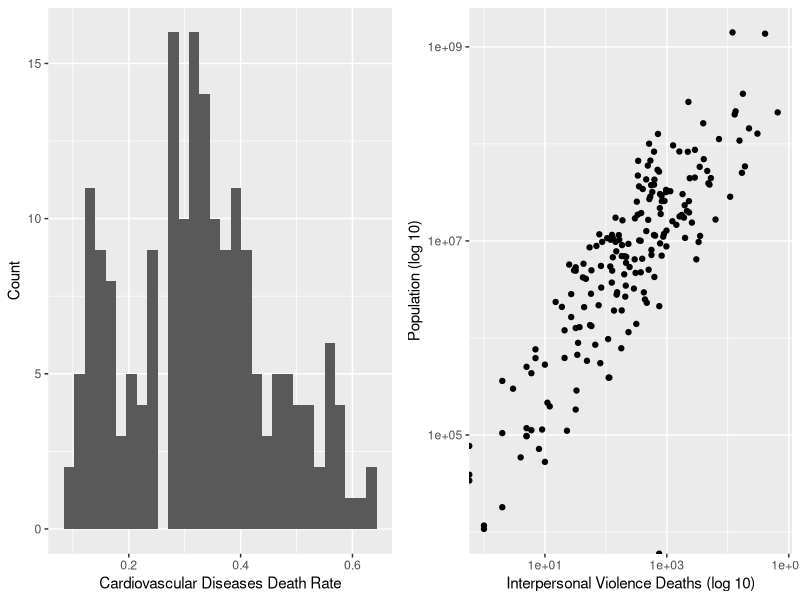
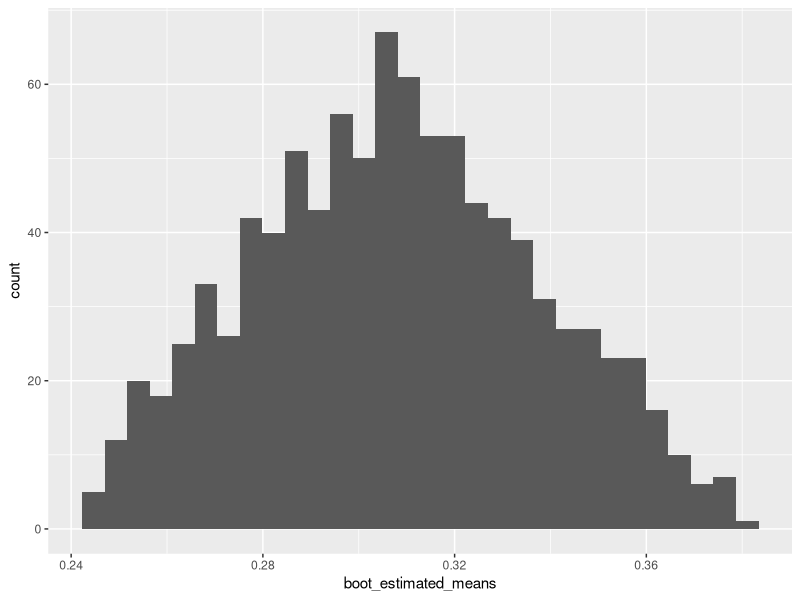
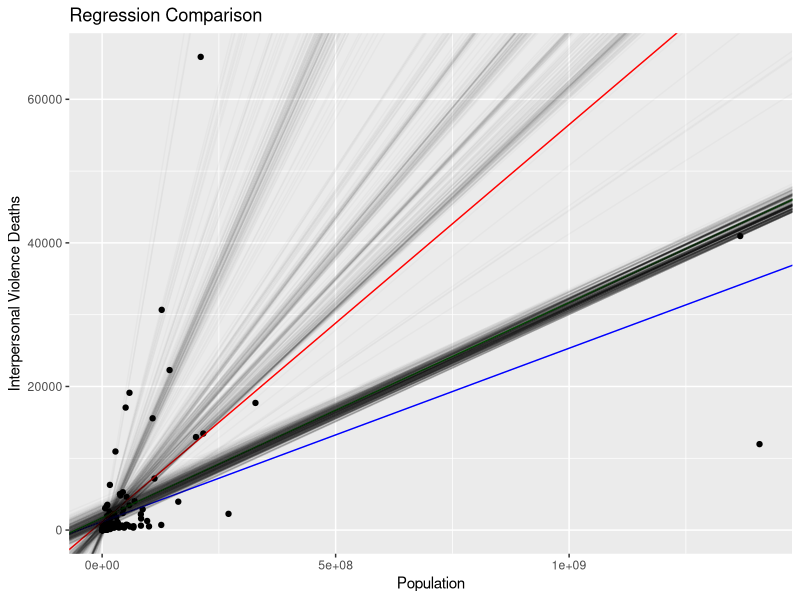

These charts were generated, in order, by the following R code:
## ---- chunk 1
knitr::opts_chunk$set(echo = TRUE, warning=FALSE, message=FALSE)
library(tidyverse)
library(knitr)
library(gridExtra)
bootstrapping_data_cleaned = read.csv('bootstrapping_data_cleaned.csv', 
                                      stringsAsFactors = TRUE)
# Create the total number of reported deaths column
bootstrapping_data_cleaned$Number_Of_Deaths <- 
  rowSums(bootstrapping_data_cleaned[,(5:35)])

# Filter down the data to just include 2019 and just the columns needed
boot_data = 
  bootstrapping_data_cleaned[bootstrapping_data_cleaned$Year == '2019', 
                             c('Entity', 'Population', 'Number_Of_Deaths',
                               'Deaths_CardiovascularDiseases',
                               'Deaths_InterpersonalViolence')]

# Create the cardiovascular diseases rate column
boot_data$Deaths_CardiovascularDiseasesRate <- 
  boot_data$Deaths_CardiovascularDiseases / boot_data$Number_Of_Deaths
## ---- chunk 2
# Find cardiovascular disease death rate statistics
boot_means <- boot_data %>% summarize(mean_cardiovasculardiseasesrate = 
                                        mean(Deaths_CardiovascularDiseasesRate),
                                      sd_cardiovasculardiseasesrate = 
                                        sd(Deaths_CardiovascularDiseasesRate))
## ---- chunk 3
# Create a histogram of the cardiovascular diseases death rate
cardioHistogram <- ggplot(boot_data, 
                          aes(x = Deaths_CardiovascularDiseasesRate)) +
                   xlab('Cardiovascular Diseases Death Rate') +
                   ylab('Count') +
                   geom_histogram()

# Plot the interpersonal violence death rate against population
violenceHistogram <- ggplot(boot_data, 
                            aes(x = Deaths_InterpersonalViolence, 
                                y = Population)) +
                     scale_x_log10() +
                     scale_y_log10() +
                     xlab('Interpersonal Violence Deaths (log 10)') +
                     ylab('Population (log 10)') +
                     geom_point() 

# Display plots side by side
grid.arrange(cardioHistogram, violenceHistogram, ncol = 2)
## ---- chunk 4
# Create the initial sample
boot_initial_sample <- sample(1:nrow(boot_data), 20, replace = FALSE)
## ---- chunk 5
# Create vectors to store new sample means and standard deviations
boot_estimated_means <- rep()
boot_estimated_sds <- rep()
# Create 1,000 new samples and save the means and standard deviations
for (x in 1:1000) {
  boot_new_sample <- sample(boot_initial_sample, 20, replace = TRUE)
  boot_estimated_means <- append(boot_estimated_means,
                                 pull(
                                   summarize(
                                     boot_data[boot_new_sample,], 
                                     mean(Deaths_CardiovascularDiseasesRate))))
  boot_estimated_sds <- append(boot_estimated_sds, 
                               pull(
                                 summarize(
                                   boot_data[boot_new_sample,], 
                                   sd(Deaths_CardiovascularDiseasesRate))))
}
## ---- chunk 6
# Sort the estimated means from smallest to largest
boot_estimated_means <- sort(boot_estimated_means)
# Sort the estimated standard deviations from smallest to largest
boot_estimated_sds <- sort(boot_estimated_sds)
# Trim the top and bottom 2.5%
start = length(boot_estimated_means) * 0.025
end = length(boot_estimated_means) * 0.975
boot_estimated_means <- boot_estimated_means[start:end]
boot_estimated_sds <- boot_estimated_sds[start:end]
## ---- chunk 7
# Display a histogram of the estimated means from the Bootstrap samples
ggplot() +
geom_histogram(aes(boot_estimated_means))
## ---- chunk 8
# Create vectors to store new intercepts and regression parameters
boot_estimated_intercepts <- rep()
boot_estimated_regressionparameters <- rep()
# Create 1,000 new samples and save the intercepts and parameters
for (x in 1:1000) {
  boot_new_reg_sample <- sample(boot_initial_sample, 20, replace = TRUE)
  boot_new_lm <- lm(Deaths_InterpersonalViolence ~ Population,
                    boot_data[boot_new_reg_sample,])
  boot_estimated_intercepts <- append(boot_estimated_intercepts, 
                                      boot_new_lm$coefficients[1])
  boot_estimated_regressionparameters <- 
    append(boot_estimated_regressionparameters, 
           boot_new_lm$coefficients[2])
}
## ---- chunk 9
# Create population model
pop_lm <- lm(Deaths_InterpersonalViolence ~ Population, boot_data)
# Create initial sample model
sample_lm <- lm(Deaths_InterpersonalViolence ~ Population, 
                boot_data[boot_initial_sample,])
# Find Bootstrapping average values
boot_lm_intercept <- mean(boot_estimated_intercepts) 
boot_lm_x1 <- mean(boot_estimated_regressionparameters)
## ---- chunk 10
# Plot the data, population model, sample model, and final Bootstrap model 
# (average of all models)
final_plot <- ggplot(aes(x = Population, y = Deaths_InterpersonalViolence), 
                     data = boot_data) +
              geom_point() +
              geom_abline(intercept = coef(pop_lm)[1], 
                          slope = coef(pop_lm)[2], 
                          color= 'blue') +
              geom_abline(intercept = coef(sample_lm)[1], 
                          slope = coef(sample_lm)[2], 
                          color = 'green') +
              geom_abline(intercept = mean(boot_estimated_intercepts), 
                          slope = mean(boot_estimated_regressionparameters), 
                          color = 'red') +
              xlab('Population') + 
              ylab('Interpersonal Violence Deaths') +
              ggtitle('Regression Comparison') +
              labs(color = "Model")
# Add all Bootstrap models
for (x in 1:length(boot_estimated_intercepts)) {
  final_plot <- final_plot + 
                geom_abline(intercept = boot_estimated_intercepts[x], 
                            slope = boot_estimated_regressionparameters[x], 
                            alpha = 0.025)
}
# Display final plot
final_plot
